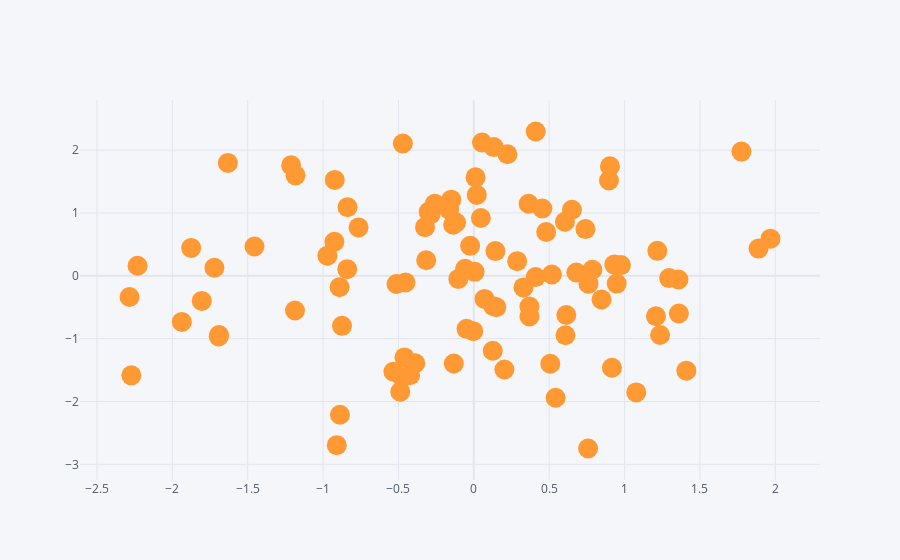

Notebook cell for this chart:
### Code cell
df.iplot(kind="scatter",x="A",y="B",mode = "markers",size=20)
